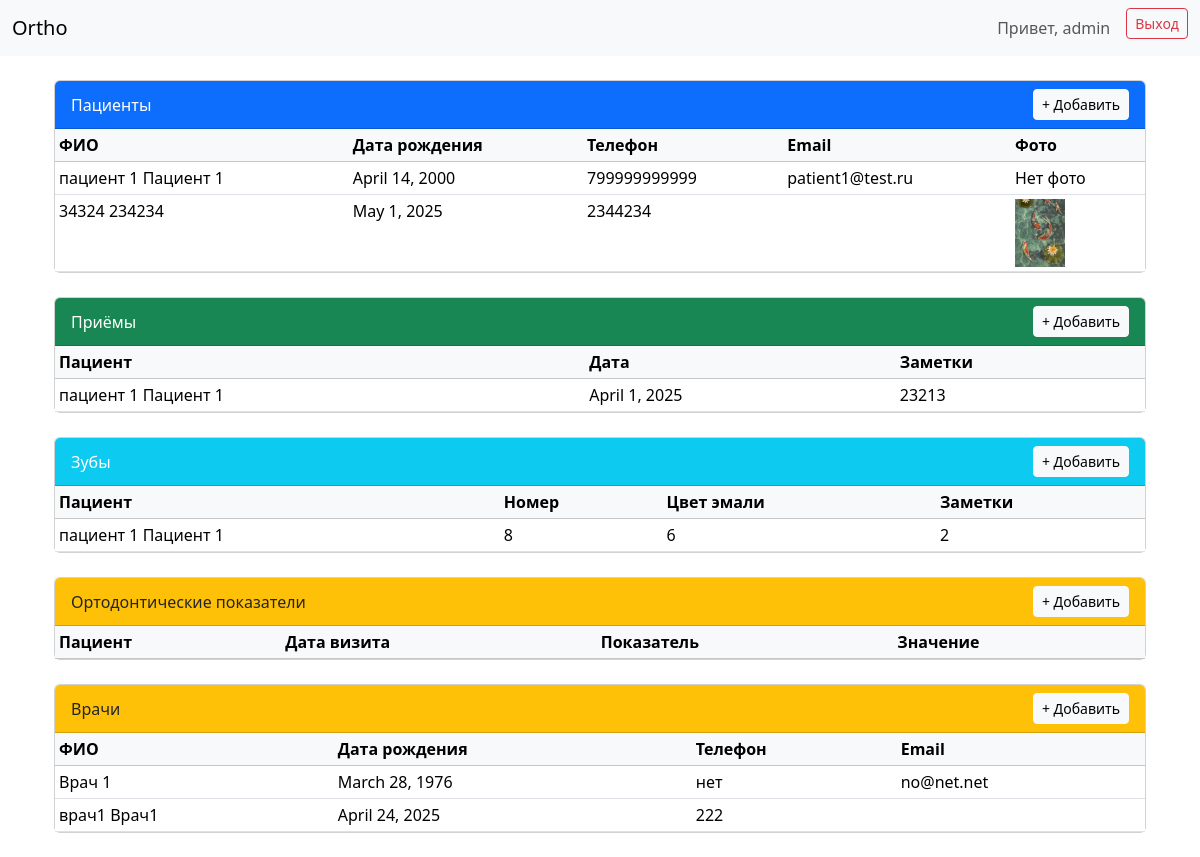
The page /dashboard/ (signed in) on the database its author committed.
### records/models.py (models this page shows, shortened)
class Patient(models.Model):
    first_name = models.CharField(max_length=100)
    last_name = models.CharField(max_length=100)
    birth_date = models.DateField()
    phone = models.CharField(max_length=15, blank=True)
    email = models.EmailField(blank=True)
    created_at = models.DateTimeField(auto_now_add=True)
    doctor = models.ForeignKey(Doctors, on_delete=models.CASCADE, null=True)
    photo = models.ImageField(upload_to='patient_photos/', blank=True, null=True)
    def __str__(self):
        return f'{self.last_name} {self.first_name}'

class Visit(models.Model):
    patient = models.ForeignKey(Patient, on_delete=models.CASCADE)
    doctor = models.ForeignKey(Doctors, on_delete=models.CASCADE, null=True)
    date = models.DateField()
    notes = models.TextField(blank=True)

class Tooth(models.Model):
    patient = models.ForeignKey(Patient, on_delete=models.CASCADE)
    number = models.IntegerField()  # 1–32 например
    enamel_color = models.CharField(max_length=50)
    notes = models.TextField(blank=True)

class Doctors(models.Model):
    first_name = models.CharField(max_length=100, blank=True)
    last_name = models.CharField(max_length=100, blank=True)
    birth_date = models.DateField(default=timezone.now)
    phone = models.CharField(max_length=15, blank=True)
    email = models.EmailField(blank=True)
    created_at = models.DateTimeField(default=timezone.now)

### records/views.py (the view)
# urls.py: path('dashboard/', records_views.dashboard, name='dashboard'),
@login_required
def dashboard(request):
    patients = Patient.objects.select_related('doctor')
    visits = Visit.objects.select_related('patient', 'doctor')
    teeth = Tooth.objects.select_related('patient')
    indicators = OrthoIndicator.objects.select_related('visit__patient')
    doctors = Doctors.objects.all()
    context = {
        'patients': patients,
        'visits': visits,
        'teeth': teeth,
        'indicators': indicators,
        'doctors': doctors
    }
    return render(request, 'records/dashboard.html', context)

### records/templates/records/dashboard.html (shortened to what this page needs)
{% extends 'records/base.html' %}
{% block content %}
<div class="container">
  <div class="card mb-4">
    <div class="card-header bg-primary text-white d-flex justify-content-between align-items-center">
      Пациенты
      <button class="btn btn-light btn-sm" data-bs-toggle="collapse" data-bs-target="#patientForm">+ Добавить</button>
    </div>
    <div class="card-body p-0">
      <div class="table-responsive">
        <table class="table table-hover table-sm mb-0">
         <thead class="table-light">
            <tr>
              <th>ФИО</th>
              <th>Дата рождения</th>
              <th>Телефон</th>
              <th>Email</th>
              <th>Фото</th>
            </tr>
          </thead>
          <tbody>
            {% for patient in patients %}
            <tr>
              <td>{{ patient.last_name }} {{ patient.first_name }}</td>
              <td>{{ patient.birth_date }}</td>
              <td>{{ patient.phone }}</td>
              <td>{{ patient.email }}</td>
              <td>
              {% if patient.photo %}
                <a href="{{ patient.photo.url }}" target="_blank">
                  <img src="{{ patient.photo.url }}" alt="Фото" width="50">
                </a>
              {% else %}
                Нет фото
              {% endif %}
            </td>
            </tr>
            {% endfor %}
          </tbody>
        </table>
      </div>
    </div>
  </div>
  <div class="card mb-4">
    <div class="card-header bg-success text-white d-flex justify-content-between align-items-center">
      Приёмы
      <button class="btn btn-light btn-sm" data-bs-toggle="collapse" data-bs-target="#visitForm">+ Добавить</button>
    </div>
    <div class="card-body p-0">
      <div class="table-responsive">
        <table class="table table-hover table-sm mb-0">
          <thead class="table-light">
            <tr><th>Пациент</th><th>Дата</th><th>Заметки</th></tr>
          </thead>
          <tbody>
            {% for visit in visits %}
            <tr>
              <td>{{ visit.patient }}</td>
              <td>{{ visit.date }}</td>
              <td>{{ visit.notes }}</td>
            </tr>
            {% endfor %}
          </tbody>
        </table>
      </div>
    </div>
  </div>
  <div class="card mb-4">
    <div class="card-header bg-info text-white d-flex justify-content-between align-items-center">
      Зубы
      <button class="btn btn-light btn-sm" data-bs-toggle="collapse" data-bs-target="#toothForm">+ Добавить</button>
    </div>
    <div class="card-body p-0">
      <div class="table-responsive">
        <table class="table table-hover table-sm mb-0">
          <thead class="table-light">
            <tr><th>Пациент</th><th>Номер</th><th>Цвет эмали</th><th>Заметки</th></tr>
          </thead>
          <tbody>
            {% for tooth in teeth %}
            <tr>
              <td>{{ tooth.patient }}</td>
              <td>{{ tooth.number }}</td>
              <td>{{ tooth.enamel_color }}</td>
              <td>{{ tooth.notes }}</td>
            </tr>
            {% endfor %}
          </tbody>
        </table>
      </div>
    </div>
  </div>
  <div class="card mb-4">
    <div class="card-header bg-warning text-dark d-flex justify-content-between align-items-center">
      Ортодонтические показатели
      <button class="btn btn-light btn-sm" data-bs-toggle="collapse" data-bs-target="#indicatorForm">+ Добавить</button>
    </div>
    <div class="card-body p-0">
      <div class="table-responsive">
        <table class="table table-hover table-sm mb-0">
          <thead class="table-light">
            <tr><th>Пациент</th><th>Дата визита</th><th>Показатель</th><th>Значение</th></tr>
          </thead>
        </table>
      </div>
    </div>
  </div>
<div class="card mb-4">
  <div class="card-header bg-warning text-dark d-flex justify-content-between align-items-center">
    Врачи
    <button class="btn btn-light btn-sm" data-bs-toggle="collapse" data-bs-target="#doctorForm">+ Добавить</button>
  </div>
  <div class="card-body p-0">
    <div class="table-responsive">
      <table class="table table-hover table-sm mb-0">
        <thead class="table-light">
          <tr><th>ФИО</th><th>Дата рождения</th><th>Телефон</th><th>Email</th></tr>
        </thead>
        <tbody>
          {% for doctor in doctors %}
          <tr>
            <td>{{ doctor.last_name }} {{ doctor.first_name }}</td>
            <td>{{ doctor.birth_date }}</td>
            <td>{{ doctor.phone }}</td>
            <td>{{ doctor.email }}</td>
          </tr>
          {% endfor %}
        </tbody>
      </table>
    </div>
  </div>
</div>
</div>
{% endblock %}

### records/templates/records/base.html (shortened to what this page needs)
<!DOCTYPE html>
<html lang="ru">
<head>
    <link href="https://cdn.jsdelivr.net/npm/bootstrap@5.3.2/dist/css/bootstrap.min.css" rel="stylesheet">
</head>
<body>
    <nav class="navbar navbar-expand-lg navbar-light bg-light mb-4">
      <div class="container-fluid">
        <a class="navbar-brand" href="{% url 'dashboard' %}">Ortho</a>
        <div class="d-flex">
        {% if user.is_authenticated %}
          <span class="navbar-text me-3">Привет, {{ user.username }}</span>
          <form method="post" action="{% url 'logout' %}">
            <button type="submit" class="btn btn-outline-danger btn-sm">Выход</button>
          </form>
        {% endif %}
        </div>
      </div>
    </nav>
    <div class="container">
        {% block content %}{% endblock %}
    </div>
</body>
</html>

### rows shown on the page
Patient: last_name "пациент 1", first_name "Пациент 1", birth_date "April 14, 2000", phone "799999999999", email "patient1@test.ru", photo "Нет фото"
Patient: last_name "34324", first_name "234234", birth_date "May 1, 2025", phone "2344234", photo (picture)
Visit: patient "пациент 1 Пациент 1", date "April 1, 2025", notes "23213"
Tooth: patient "пациент 1 Пациент 1", number "8", enamel_color "6", notes "2"
Doctors: last_name "Врач", first_name "1", birth_date "March 28, 1976", phone "нет", email "no@net.net"
Doctors: last_name "врач1", first_name "Врач1", birth_date "April 24, 2025", phone "222"

### other values the page prints
{{ user.username }} "admin"
